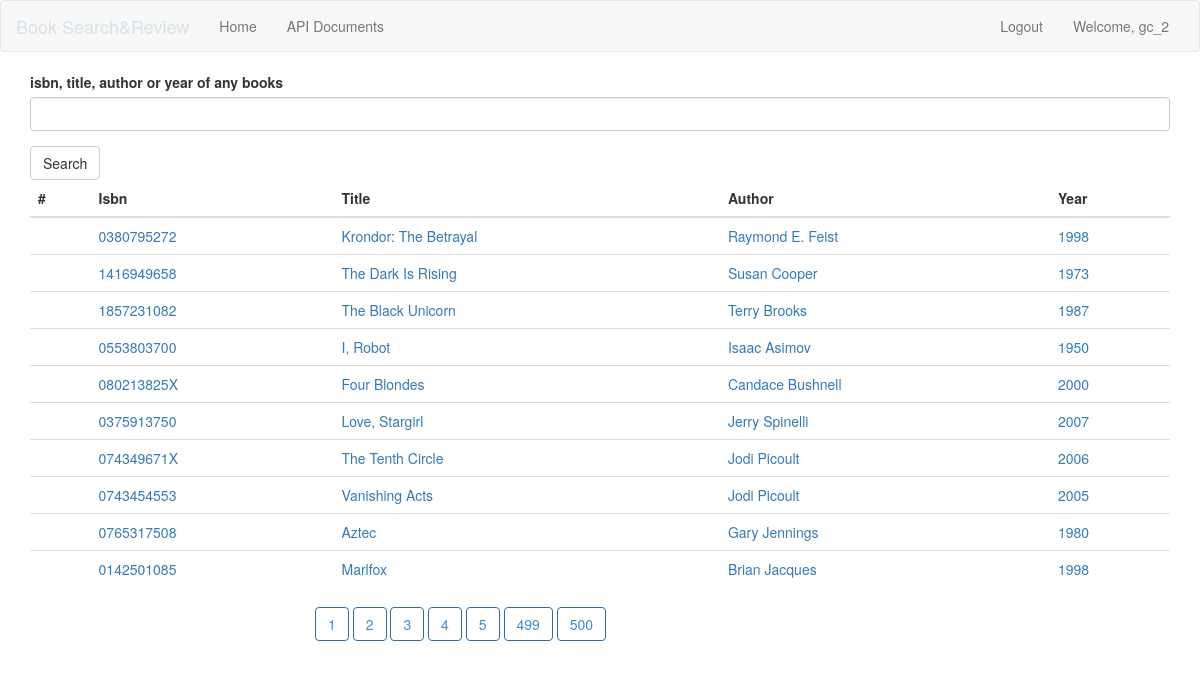
/search (signed in), run on the app's committed database.
### app/models.py (models this page shows, shortened)
class User(UserMixin, db.Model):
    __tablename__ = 'users'
    id = db.Column(db.Integer, primary_key=True)
    username = db.Column(db.String(16), index=True, unique=True)
    password_hash = db.Column(db.String)

class Book(db.Model):
    __tablename__ = 'books'
    id = db.Column(db.Integer, primary_key=True)
    isbn = db.Column(db.String(100))
    title = db.Column(db.String(100))
    author = db.Column(db.String(100))
    year = db.Column(db.String(4))
    @staticmethod
    def search(search, page):
        books =  Book.query.filter(\
                 or_(Book.title.like(f'%{search}%'),\
                     Book.isbn.like(f'%{search}%'),\
                     Book.author.like(f'%{search}%'),\
                     Book.year.like(f'%{search}%') \
                 )).paginate(page, per_page=10)
        return books

### app/main/routes.py (the view)
@main.route('/search', methods=['GET', 'POST'])
@login_required
def search():
    form = SearchForm()
    page = request.args.get('page', 1, type=int)
    if form.validate_on_submit():
        search = form.searchtext.data
        session['search'] = search
    if not 'search' in session:
        search = ''
    else:
        search = session.get('search')
    books = Book.search(search, page)
    return render_template('search.html', books=books, form=form)

### app/main/forms.py
class SearchForm(FlaskForm):
    searchtext = StringField('isbn, title, author or year of any books', validators=[Required()])
    submit = SubmitField('Search')

### app/models.py (called while the page is built)
@lm.user_loader
def load_user(id):
    if id=='None' or id is None:
        id=-1 # it is id for guests and anonymous user
    return User.query.get(int(id))

### app/templates/search.html (shortened to what this page needs)
{% extends 'base.html' %}
{% import "bootstrap/wtf.html" as wtf %}
{% block page_content %}
    {{ wtf.quick_form(form) }}
    <div class="table">
        <table class="table">
          <thead>
            <tr>
              <th scope="col">#</th>
              <th scope="col">Isbn</th>
              <th scope="col">Title</th>
              <th scope="col">Author</th>
              <th scope="col">Year</th>
            </tr>
          </thead>
          <tbody>
          {% for book in books.items %}
              <tr>
                  <th scope="row"></a></th>
                  <td><a href="{{ url_for('main.bookdetail', bookid=book.id) }}">{{book.isbn}}</a></td>
                  <td><a href="{{ url_for('main.bookdetail', bookid=book.id) }}">{{book.title}}</a></td>
                  <td><a href="{{ url_for('main.bookdetail', bookid=book.id) }}">{{book.author}}</a></td>
                  <td><a href="{{ url_for('main.bookdetail', bookid=book.id) }}">{{book.year}}</a></td>
				</tr>
	      {% endfor %}
          </tbody>
        </table>
        <div class="col-lg-offset-3">
		{% for page_num in books.iter_pages() %}
		    {% if page_num %}
		    <a class="btn btn-outline btn-primary" href="{{ url_for('main.search', page=page_num) }}">{{page_num}}</a>
		    {% endif %}
		{% endfor %}
        </div>
    </div>
{% endblock %}

### app/templates/base.html
{% extends "bootstrap/base.html" %}
{% import "bootstrap/wtf.html" as wtf %}
{% block styles %}
{{super()}}
<link rel="stylesheet"
    href="{{ url_for('static', filename='css/main.css') }}">
{% endblock %}
{% block navbar %}
  {% include 'nav.html' %}
{% endblock %}
{% block content %}
    <div class="container ">
	    {% block page_content %}{% endblock %}
	</div>
{% endblock %}

### app/templates/nav.html (shortened to what this page needs)
      <nav class="navbar navbar-default">
        <div class="container-fluid">
          <div class="navbar-header">
            <a class="navbar-brand " href="{{ url_for('main.search') }}">Book Search&Review</a>
          </div>
          <div id="navbar" class="navbar-collapse collapse">
            <ul class="nav navbar-nav">
              <li><a href="{{ url_for('main.index') }}">Home</a></li>
			  <li><a href="{{ url_for('main.apidocs') }}">API Documents</a></li>
            </ul>
            <ul class="nav navbar-nav navbar-right">
			  {% if current_user.is_authenticated %}
			  <li><a href="{{ url_for('main.logout') }}">Logout</a></li>
			  <li><a href="{{ url_for('main.index') }}">Welcome, {{current_user.username}}</a></li>
              {% else %}
			  <li><a href="{{url_for('main.login')}}">Login</a></li>
              {% endif %}
			</ul>
          </div>
        </div>
      </nav>

### app/static/css/main.css (style rules this page uses)
.btn-outline { background-color: transparent; color: inherit; transition: all .5s; }
.btn-primary.btn-outline { color: #428bca; }
.navbar-default .navbar-brand { color: #d7e2e9; }

### data on the page
User: username "gc_2"
Book: isbn "0380795272", title "Krondor: The Betrayal", author "Raymond E. Feist", year "1998"
Book: isbn "1416949658", title "The Dark Is Rising", author "Susan Cooper", year "1973"
Book: isbn "1857231082", title "The Black Unicorn", author "Terry Brooks", year "1987"
Book: isbn "0553803700", title "I, Robot", author "Isaac Asimov", year "1950"
Book: isbn "080213825X", title "Four Blondes", author "Candace Bushnell", year "2000"
Book: isbn "0375913750", title "Love, Stargirl", author "Jerry Spinelli", year "2007"
Book: isbn "074349671X", title "The Tenth Circle", author "Jodi Picoult", year "2006"
Book: isbn "0743454553", title "Vanishing Acts", author "Jodi Picoult", year "2005"
Book: isbn "0765317508", title "Aztec", author "Gary Jennings", year "1980"
Book: isbn "0142501085", title "Marlfox", author "Brian Jacques", year "1998"

### other printed values
{{ page_num }} "1" "2" "3" "4" "5" "499" "500"
